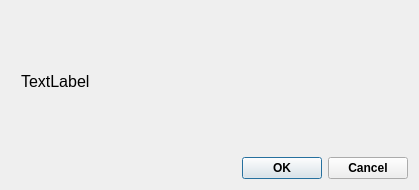
<?xml version="1.0" encoding="UTF-8"?>
<ui version="4.0">
 <class>msgboxokcancel</class>
 <widget class="QDialog" name="msgboxokcancel">
  <property name="geometry">
   <rect>
    <x>0</x>
    <y>0</y>
    <width>419</width>
    <height>190</height>
   </rect>
  </property>
  <property name="windowTitle">
   <string>Info</string>
  </property>
  <layout class="QVBoxLayout" name="verticalLayout">
   <item>
    <layout class="QVBoxLayout" name="verticalLayout_2">
     <property name="leftMargin">
      <number>10</number>
     </property>
     <property name="topMargin">
      <number>10</number>
     </property>
     <property name="rightMargin">
      <number>10</number>
     </property>
     <property name="bottomMargin">
      <number>10</number>
     </property>
     <item>
      <widget class="QLabel" name="msgboxokcancel_label">
       <property name="font">
        <font>
         <family>Arial</family>
         <pointsize>12</pointsize>
        </font>
       </property>
       <property name="layoutDirection">
        <enum>Qt::LeftToRight</enum>
       </property>
       <property name="frameShape">
        <enum>QFrame::NoFrame</enum>
       </property>
       <property name="text">
        <string>TextLabel</string>
       </property>
       <property name="alignment">
        <set>Qt::AlignLeading|Qt::AlignLeft|Qt::AlignVCenter</set>
       </property>
      </widget>
     </item>
    </layout>
   </item>
   <item>
    <widget class="QDialogButtonBox" name="dialogButtonBox">
     <property name="font">
      <font>
       <family>Arial</family>
       <pointsize>9</pointsize>
       <weight>75</weight>
       <bold>true</bold>
      </font>
     </property>
     <property name="orientation">
      <enum>Qt::Horizontal</enum>
     </property>
     <property name="standardButtons">
      <set>QDialogButtonBox::Cancel|QDialogButtonBox::Ok</set>
     </property>
    </widget>
   </item>
  </layout>
 </widget>
 <resources/>
 <connections>
  <connection>
   <sender>dialogButtonBox</sender>
   <signal>accepted()</signal>
   <receiver>msgboxokcancel</receiver>
   <slot>accept()</slot>
   <hints>
    <hint type="sourcelabel">
     <x>248</x>
     <y>254</y>
    </hint>
    <hint type="destinationlabel">
     <x>157</x>
     <y>274</y>
    </hint>
   </hints>
  </connection>
  <connection>
   <sender>dialogButtonBox</sender>
   <signal>rejected()</signal>
   <receiver>msgboxokcancel</receiver>
   <slot>reject()</slot>
   <hints>
    <hint type="sourcelabel">
     <x>316</x>
     <y>260</y>
    </hint>
    <hint type="destinationlabel">
     <x>286</x>
     <y>274</y>
    </hint>
   </hints>
  </connection>
 </connections>
</ui>
